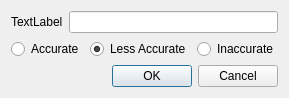
<?xml version="1.0" encoding="UTF-8"?>
<ui version="4.0">
 <class>Dialog</class>
 <widget class="QDialog" name="Dialog">
  <property name="geometry">
   <rect>
    <x>0</x>
    <y>0</y>
    <width>256</width>
    <height>94</height>
   </rect>
  </property>
  <property name="windowTitle">
   <string>Measure Distance</string>
  </property>
  <layout class="QVBoxLayout" name="verticalLayout">
   <item>
    <layout class="QFormLayout" name="formLayout">
     <item row="0" column="0">
      <widget class="QLabel" name="label">
       <property name="text">
        <string>TextLabel</string>
       </property>
      </widget>
     </item>
     <item row="0" column="1">
      <widget class="QLineEdit" name="lineEdit"/>
     </item>
    </layout>
   </item>
   <item>
    <layout class="QHBoxLayout" name="horizontalLayout">
     <item>
      <widget class="QRadioButton" name="btnAcc">
       <property name="text">
        <string>Accurate</string>
       </property>
      </widget>
     </item>
     <item>
      <widget class="QRadioButton" name="btnLessAcc">
       <property name="text">
        <string>Less Accurate</string>
       </property>
       <property name="checked">
        <bool>true</bool>
       </property>
      </widget>
     </item>
     <item>
      <widget class="QRadioButton" name="btnInAcc">
       <property name="text">
        <string>Inaccurate</string>
       </property>
      </widget>
     </item>
    </layout>
   </item>
   <item>
    <widget class="QDialogButtonBox" name="buttonBox">
     <property name="orientation">
      <enum>Qt::Horizontal</enum>
     </property>
     <property name="standardButtons">
      <set>QDialogButtonBox::Cancel|QDialogButtonBox::Ok</set>
     </property>
    </widget>
   </item>
  </layout>
 </widget>
 <resources/>
 <connections>
  <connection>
   <sender>buttonBox</sender>
   <signal>accepted()</signal>
   <receiver>Dialog</receiver>
   <slot>accept()</slot>
   <hints>
    <hint type="sourcelabel">
     <x>248</x>
     <y>254</y>
    </hint>
    <hint type="destinationlabel">
     <x>157</x>
     <y>274</y>
    </hint>
   </hints>
  </connection>
  <connection>
   <sender>buttonBox</sender>
   <signal>rejected()</signal>
   <receiver>Dialog</receiver>
   <slot>reject()</slot>
   <hints>
    <hint type="sourcelabel">
     <x>316</x>
     <y>260</y>
    </hint>
    <hint type="destinationlabel">
     <x>286</x>
     <y>274</y>
    </hint>
   </hints>
  </connection>
 </connections>
</ui>
